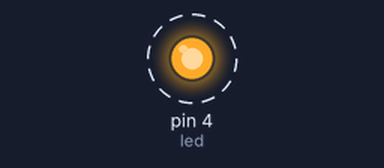
A sketch run on a simulated Arduino Uno, built with avr-gcc and run on an emulated ATmega328P. Parts: output pins drawn as LEDs (lit = HIGH). Dashed ring = blinking.

Above: at 0.2 s.
Timing chart, 0 to 3.0 s (numbered marks = the images above):
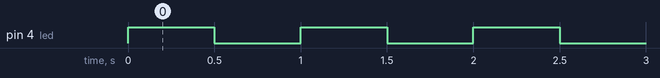

The sketch:

codigo.ino
```cpp
// C++ code
//
const int led = 4;
void setup()
{
  pinMode(led, OUTPUT);
}

void loop()
{
  digitalWrite(led, HIGH);
  delay(500); // Wait for 1000 millisecond(s)
  digitalWrite(led, LOW);
  delay(500); // Wait for 1000 millisecond(s)
}
```

Measured:
- by itself, pin 4 (led): alternates HIGH for 0.50 s and LOW for 0.50 s
